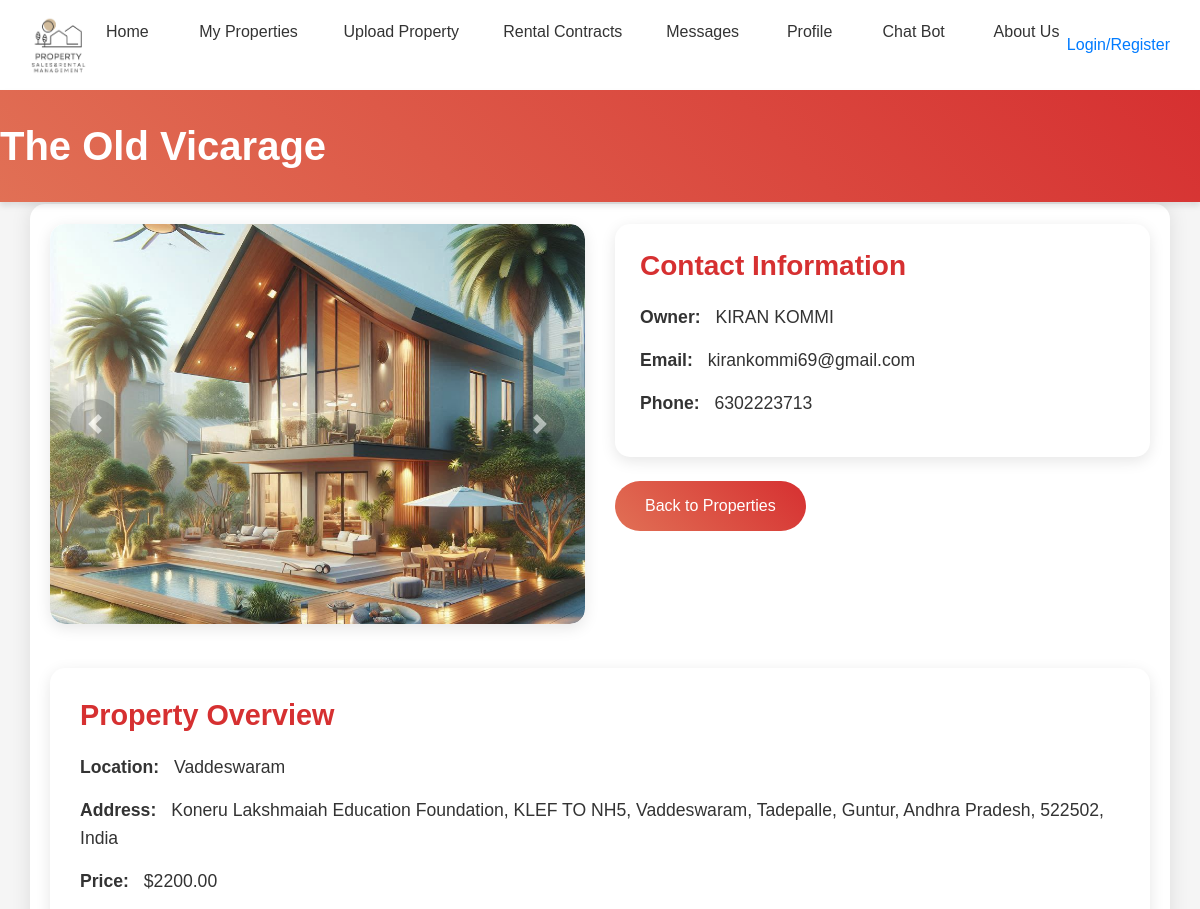
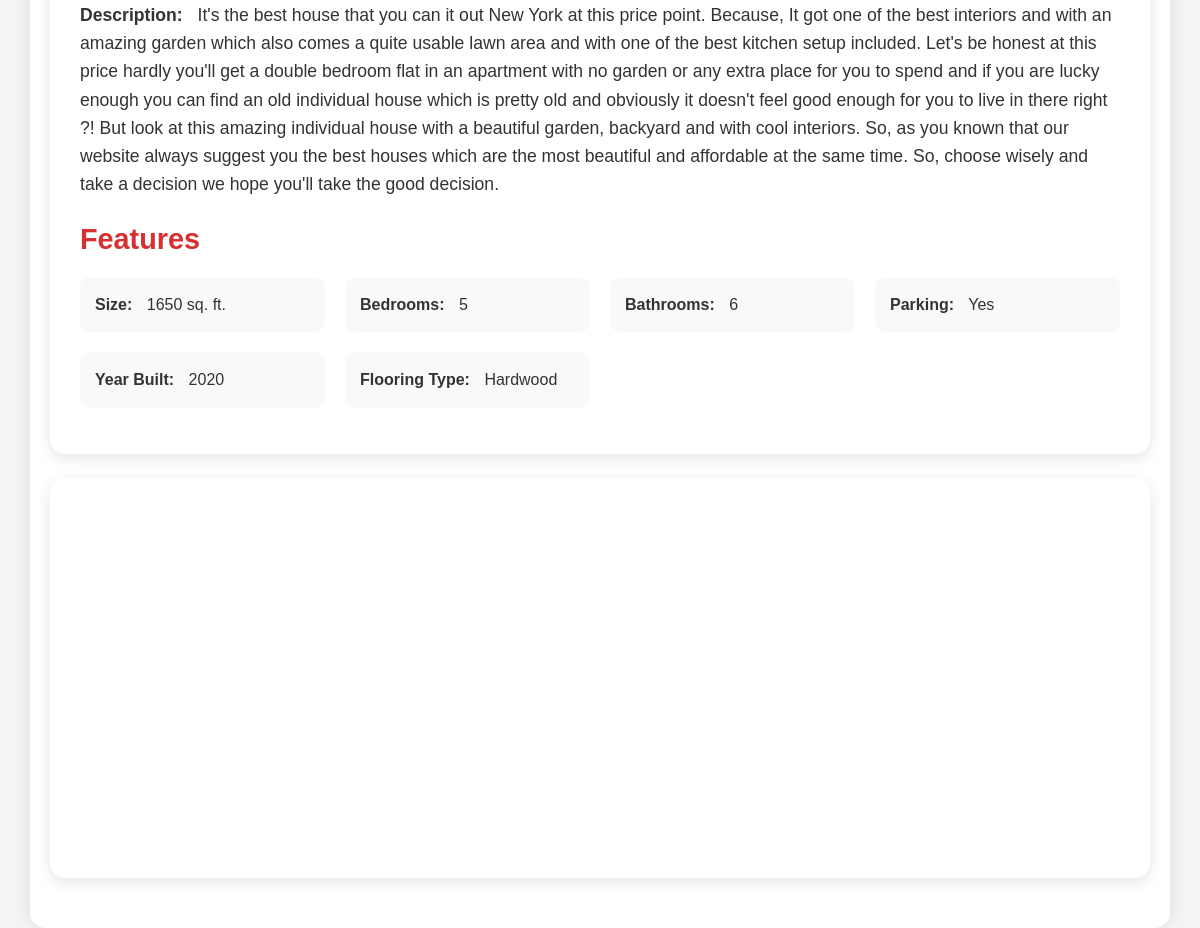
The app's page /ownerapp/properties/13/ with its own data (2 pictures, top to bottom).
### ownerapp/models.py (models this page shows, shortened)
class Property(models.Model):
    PROPERTY_TYPE_CHOICES = [
        ('Rent', 'Rent'),
        ('Sale', 'Sale'),
    ]
    OCCUPANCY_CHOICES = [
        ('Available', 'Available'),
        ('Not Available', 'Not Available'),
    ]
    PARKING = [
        ('Available', 'Available'),
        ('Not Available', 'Not Available'),
    ]
    title = models.CharField(max_length=200)
    image = models.ImageField(upload_to='property_images/')
    image_2 = models.ImageField(upload_to='property_images/', blank=True, null=True)
    image_3 = models.ImageField(upload_to='property_images/', blank=True, null=True)
    overview = models.TextField(max_length=100)
    location = models.CharField(max_length=200)
    location_url = models.URLField(max_length=500, blank=True, null=True, help_text="OpenStreetMap URL for the property location")
    address = models.TextField(max_length=300, blank=True, null=True)
    property_type = models.CharField(max_length=10, choices=PROPERTY_TYPE_CHOICES, default='Rent')
    price = models.DecimalField(max_digits=10, decimal_places=2)
    description = models.TextField()
    size = models.PositiveIntegerField()
    bedrooms = models.PositiveIntegerField()
    bathrooms = models.PositiveIntegerField()
    parking = models.CharField(max_length=20,choices=PARKING,default='Available')
    year_built = models.PositiveIntegerField()
    flooring_type = models.CharField(max_length=100)
    owner_name = models.CharField(max_length=100, default='Unknown Owner')
    email = models.EmailField()
    phone = models.CharField(max_length=15)
    occupancy_status = models.CharField(max_length=20,choices=OCCUPANCY_CHOICES,default='Available')
    owner = models.ForeignKey(User, on_delete=models.CASCADE, related_name='properties', default=1)

### ownerapp/views.py (the view)
# urls.py: path('properties/<int:pk>/', views.property_detail, name='property_detail'),
def property_detail(request, pk):
    property = Property.objects.get(pk=pk)
    return render(request, 'ownerApp/property_detail.html', {'property': property})

### templates/ownerApp/property_detail.html (shortened to what this page needs)
{% load static %}
<!DOCTYPE html>
<html lang="en">
<head>
    <link rel="stylesheet" href="https://stackpath.bootstrapcdn.com/bootstrap/4.5.2/css/bootstrap.min.css">
    <link rel="stylesheet" href="{% static 'css/ownerApp/property_detail.css' %}">
    <link rel="stylesheet" href="{% static 'css/adminApp/homepage.css' %}">
</head>
<body>
{% block body %}
    {% include 'Navbar/ownerNavBar.html' %}
    <header class="header">
        <h1>{{ property.title }}</h1>
    </header>
    <div class="container">
        <div class="row">
            <div class="col-md-6">
                <div id="propertyCarousel" class="carousel slide carousel-section" data-ride="carousel">
                    <div class="carousel-inner">
                        <div class="carousel-item active">
                            <img src="{{ property.image.url }}" class="property-image d-block w-100" alt="{{ property.title }}">
                        </div>
                    </div>
                    <a class="carousel-control-prev" href="#propertyCarousel" role="button" data-slide="prev">
                        <span class="carousel-control-prev-icon" aria-hidden="true"></span>
                    </a>
                    <a class="carousel-control-next" href="#propertyCarousel" role="button" data-slide="next">
                        <span class="carousel-control-next-icon" aria-hidden="true"></span>
                    </a>
                </div>
            </div>
            <div class="col-md-6">
                <section class="property-contact">
                    <h3>Contact Information</h3>
                    <p><strong>Owner:</strong> {{ property.owner_name }}</p>
                    <p><strong>Email:</strong> {{ property.email }}</p>
                    <p><strong>Phone:</strong> {{ property.phone }}</p>
                </section>
                <a href="{% url 'ownerapp:property_list' %}" class="btn-squircle mt-4">Back to Properties</a>
            </div>
        </div>
        <section class="property-overview mt-4">
            <h2>Property Overview</h2>
            <p><strong>Location:</strong> {{ property.location }}</p>
            <p><strong>Address:</strong> {{ property.address }}</p>
            <p><strong>Price:</strong> ${{ property.price }}</p>
            <p><strong>Description:</strong> {{ property.description }}</p>
            <h2 class="mt-4">Features</h2>
            <ul class="list-unstyled">
                <li><strong>Size:</strong> {{ property.size }} sq. ft.</li>
                <li><strong>Bedrooms:</strong> {{ property.bedrooms }}</li>
                <li><strong>Bathrooms:</strong> {{ property.bathrooms }}</li>
                <li><strong>Parking:</strong> {{ property.parking }}</li>
                <li><strong>Year Built:</strong> {{ property.year_built }}</li>
                <li><strong>Flooring Type:</strong> {{ property.flooring_type }}</li>
            </ul>
        </section>
        <div id="mapContainer" class="mt-4" style="width: 100%; height: 400px;">
        </div>
    </div>
{% endblock %}
</body>
</html>

### static/css/ownerApp/property_detail.css (style rules this page uses)
body { font-family: 'Roboto', sans-serif; line-height: 1.6; color: #333; background-color: #f5f5f5; }
.header { background: linear-gradient(45deg, #e17055, #d63031); color: white; padding: 2rem 0; text-align: center; margin-bottom: 2rem; box-shadow: 0 4px 6px rgba(0, 0, 0, 0.1); }
.header h1 { margin: 0; font-size: 2.5rem; font-weight: 700; }
.container { padding: 20px; background-color: #fff; border-radius: 15px; box-shadow: 0 0 20px rgba(0, 0, 0, 0.1); margin-top: -30px; position: relative; }
.carousel-section { border-radius: 15px; overflow: hidden; box-shadow: 0 4px 15px rgba(0, 0, 0, 0.1); margin-bottom: 20px; }
.property-image { height: 400px; object-fit: cover; border-radius: 15px; }
.carousel-control-prev, .carousel-control-next { width: 10%; background: rgba(0, 0, 0, 0.3); border-radius: 50%; height: 50px; width: 50px; top: 50%; transform: translateY(-50%); margin: 0 20px; }
.property-contact { background-color: #fff; padding: 25px; border-radius: 15px; box-shadow: 0 4px 15px rgba(0, 0, 0, 0.1); }
.property-contact h3 { color: #d63031; margin-bottom: 20px; font-weight: 600; }
.property-contact p { margin-bottom: 15px; font-size: 1.1rem; }
.property-contact strong { color: #333; margin-right: 10px; }
.property-overview { background-color: #fff; padding: 30px; border-radius: 15px; margin-top: 30px; box-shadow: 0 4px 15px rgba(0, 0, 0, 0.1); }
.property-overview h2 { color: #d63031; margin-bottom: 20px; font-weight: 600; font-size: 1.8rem; }
.property-overview p { margin-bottom: 15px; font-size: 1.1rem; }
.property-overview strong { color: #333; margin-right: 10px; }
.property-overview ul { display: grid; grid-template-columns: repeat(auto-fit, minmax(200px, 1fr)); gap: 20px; margin-top: 20px; }
.property-overview li { background-color: #f8f9fa; padding: 15px; border-radius: 10px; transition: transform 0.3s ease; }
.btn-squircle { display: inline-block; padding: 12px 30px; background: linear-gradient(45deg, #e17055, #d63031); color: white; text-decoration: none; border-radius: 50px; font-weight: 500; transition: all 0.3s ease; border: none; cursor: pointer; text-align: center; }
#mapContainer { border-radius: 15px; overflow: hidden; box-shadow: 0 4px 15px rgba(0, 0, 0, 0.1); margin: 30px 0; }
.container { animation: fadeIn 0.6s ease-out; }
.property-contact, .property-overview { animation: fadeIn 0.6s ease-out; }

### static/css/adminApp/homepage.css (style rules this page uses)
* { margin: 0; padding: 0; box-sizing: border-box; }
body { font-family: 'Poppins', sans-serif; margin: 0; padding: 0; background-color: #f5f5f5; color: #333; }
header { background-color: #ffffff; color: #333; padding: 15px 30px; display: flex; justify-content: space-between; align-items: center; box-shadow: 0 4px 15px rgba(0, 0, 0, 0.08); position: relative; z-index: 1000; }

### records on screen
Property: title "The Old Vicarage", image (picture), owner_name "KIRAN KOMMI", email "kirankommi69@gmail.com", phone "6302223713", location "Vaddeswaram", address "Koneru Lakshmaiah Education Foundation, KLEF TO NH5, Vaddeswaram, Tadepalle, Guntur, Andhra Pradesh, 522502, India", price "2200.00", description "It's the best house that you can it out New York at this price point. Because, It got one of the best interiors and with an amazing garden which also comes a quite usable lawn area and with one of the best kitchen setup included. Let's be honest at this price hardly you'll get a double bedroom flat in an apartment with no garden or any extra place for you to spend and if you are lucky enough you can find an old individual house which is pretty old and obviously it doesn't feel good enough for you to live in there right ?! But look at this amazing individual house with a beautiful garden, backyard and with cool interiors. So, as you known that our website always suggest you the best houses…", size "1650", bedrooms "5", bathrooms "6", parking "Yes", year_built "2020", flooring_type "Hardwood"
